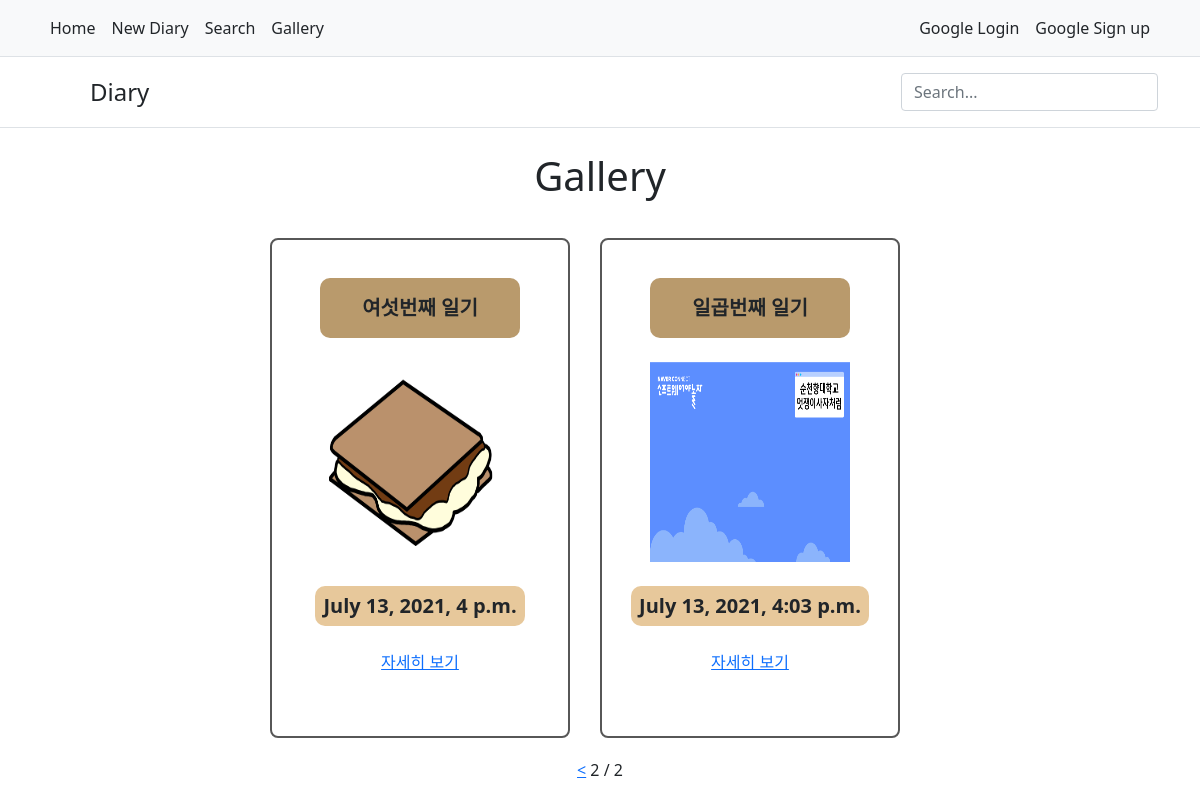
The app's page /gallery/?page=2 with its own data.
### diary/models.py (models this page shows, shortened)
class Diary(models.Model):
    title = models.CharField(max_length=50, default='')
    body = models.TextField(default='')
    time = models.DateTimeField()
    photo = models.ImageField(upload_to="diary/", blank=True, null=True)
    weather = models.CharField(max_length=20, default='')

### diary/views.py (the view)
# urls.py: path('gallery/', d.gallery, name='gallery'),
def gallery(request):
    diaryList = Diary.objects.all()
    paginator = Paginator(diaryList, 3)
    page_number = request.GET.get('page')
    page = paginator.get_page(page_number)
    return render(request, 'gallery.html', {'diary':page})

### diary/templates/Gallery.html (shortened to what this page needs)
{% extends 'base.html' %}
{% load static %}
{% block link %} {% static 'css/gallery.css' %} {% endblock %}
    {% block body %}
    <h1>Gallery</h1>
    <div id="direction">
        {% for diaryDetail in diary %}
        <div class="diaryDetail">
            <span class="diaryTitle">{{diaryDetail.title}}</span><br>
            <span><img src="{{diaryDetail.photo.url}}" width="200" height="200" ></span><br>
            <span class="diaryTime">{{diaryDetail.time}}</span><br>
            <a href="{% url 'detail' diaryDetail.id %}">
                자세히 보기
            </a><br>
        </div>
        {% endfor %}
    </div>
    <div>
        {% if diary.has_previous %}
        <a href='?page={{diary.previous_page_number}}'><</a>
        {% endif %}
        <span>{{diary.number}}</span>
        <span>/</span>
        <span>{{diary.paginator.num_pages}}</span>
    </div>
    {% endblock %}

### diary/static/css/gallery.css (style rules this page uses)
#direction { margin-top: 30px; display: flex; justify-content:center; align-items:center; flex-direction: row; flex-wrap: wrap; }
.diaryDetail { display: flex; width: 300px; height: 500px; justify-content: center; align-items: center; border: 2px solid rgb(87, 87, 87); flex-direction: column; margin-right: 30px; margin-bottom: 20px; border-radius: 8px; }
.diaryTitle { display: flex; width: 200px; height: 60px; justify-content: center; align-items: center; background-color: rgb(185, 154, 108); border-radius: 10px; font-size: 20px; font-weight: bolder; }
.diaryTime { display: flex; width: auto; height: 40px; padding: 8px; justify-content: center; align-items: center; background-color: rgb(231, 200, 155); border-radius: 10px; font-size: 20px; font-weight: bolder; }

### records on screen
Diary: title "여섯번째 일기", photo (picture), time "July 13, 2021, 4 p.m."
Diary: title "일곱번째 일기", photo (picture), time "July 13, 2021, 4:03 p.m."

### other values on screen
{{ diary.number }} "2"
{{ diary.paginator.num_pages }} "2"
